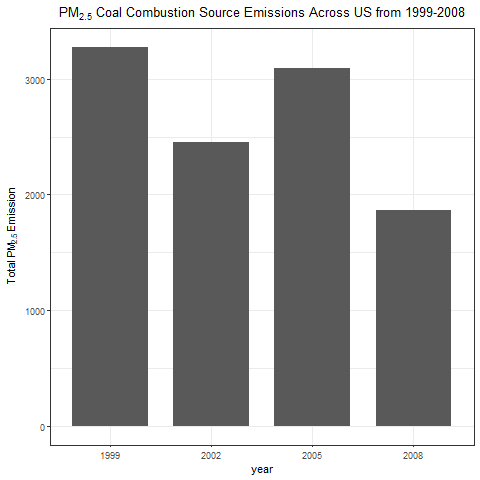

Reproduce this figure in R.
source("Laod Data.R")

#Filter the SCC for Coal from the scc data.
  sccdf[grep("Coal", sccdf$Short.Name),] -> selectedrows

#Subset the data with filtered SCC data.
  subset(nei_df, SCC %in% selectedrows$SCC) -> coal_data 
  aggregate(Emissions~year, coal_data, sum) -> tot_plot4
  
#Across the United States, how have emissions from coal 
#combustion-related sources changed from 1999-2008?
  
  
  png("plot4.png")
  g <- ggplot(data = tot_plot4, aes(x = factor(year), y = Emissions))
  
  g + geom_bar(stat="identity",width=0.75)+
      theme_bw() + 
      theme(plot.title = element_text(hjust = 0.5))+
      labs(x="year", y=expression("Total PM"[2.5]*" Emission")) + 
      ggtitle(expression("PM"[2.5]*" Coal Combustion Source Emissions Across US from 1999-2008"))
  
  dev.off() 